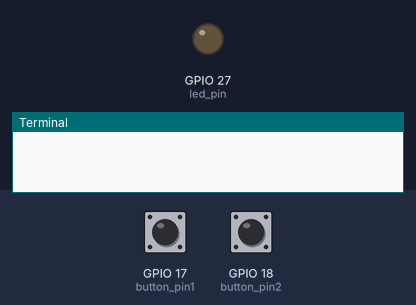
The program below on a simulated Raspberry Pi (BCM pin numbers). Shown: output pins drawn as LEDs (lit = HIGH), the last lines printed to the terminal. The test bench sets the inputs (shaded band); at power-on: GPIO 17 (button_pin1) LOW, GPIO 18 (button_pin2) HIGH.

Above: at 1.2 s.
1.3 s: GPIO 17 (button_pin1) pulled HIGH for 0.15 s
At 2.5 s:
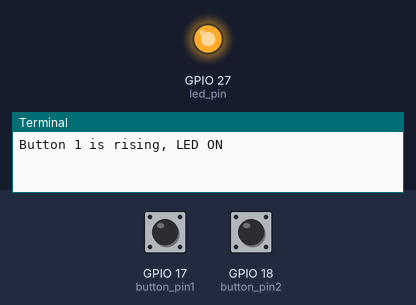
2.9 s: GPIO 18 (button_pin2) pulled LOW for 0.15 s
At 3.7 s:
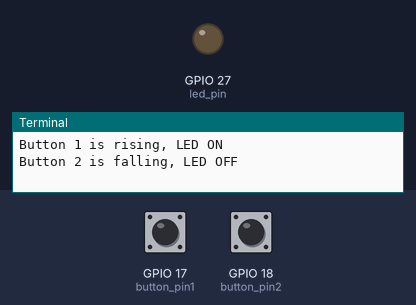
4.5 s: GPIO 17 (button_pin1) pulled HIGH for 1 s
At 5.0 s:
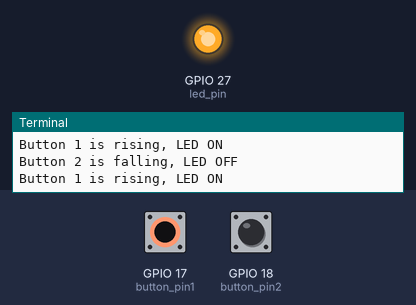
7.0 s: GPIO 18 (button_pin2) pulled LOW for 1 s
At 8.1 s:
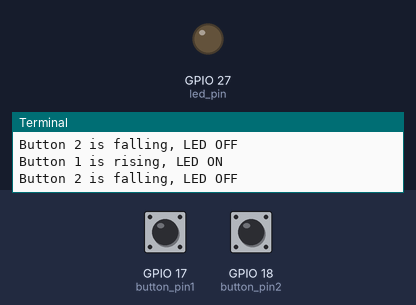
Timing chart, 0 to 10.0 s (numbered marks = the images above; inputs shaded):
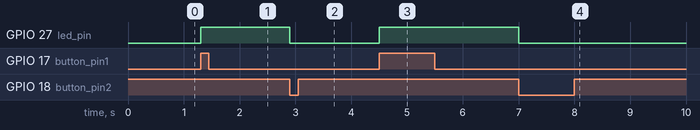

Measured:
- after the input at 1.3 s, GPIO 27 (led_pin): LOW → HIGH at once
- after the input at 2.9 s, GPIO 27 (led_pin): HIGH → LOW at once
- after the input at 4.5 s, GPIO 27 (led_pin): LOW → HIGH at once
- after the input at 7.0 s, GPIO 27 (led_pin): HIGH → LOW at once

The program:

pull_up_down.py
```python
import RPi.GPIO as GPIO
from time import sleep

button_pin1 = 17
button_pin2 = 18
led_pin = 27

GPIO.setwarnings(False)
GPIO.setmode(GPIO.BCM)
GPIO.setup(button_pin1, GPIO.IN, pull_up_down = GPIO.PUD_DOWN)
GPIO.setup(button_pin2, GPIO.IN, pull_up_down = GPIO.PUD_UP)
GPIO.setup(led_pin, GPIO.OUT)

def turn_on_led(channel):
    GPIO.output(led_pin, GPIO.HIGH)
    print("Button 1 is rising, LED ON")

def turn_off_led(channel):
    GPIO.output(led_pin, GPIO.LOW)
    print("Button 2 is falling, LED OFF")


GPIO.add_event_detect(button_pin2, GPIO.FALLING, callback = turn_off_led, bouncetime = 200)
GPIO.add_event_detect(button_pin1, GPIO.RISING, callback = turn_on_led, bouncetime = 200)

try:
    while True:
        pass

except KeyboardInterrupt:
    GPIO.cleanup()
```
